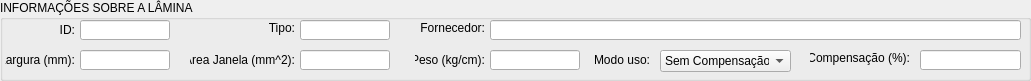
  <widget class="QGroupBox" name="groupBox_lamina">
   <property name="geometry">
    <rect>
     <x>10</x>
     <y>430</y>
     <width>1031</width>
     <height>81</height>
    </rect>
   </property>
   <property name="title">
    <string>INFORMAÇÕES SOBRE A LÂMINA</string>
   </property>
   <widget class="QLineEdit" name="lineEdit_laminaCompensation">
    <property name="geometry">
     <rect>
      <x>920</x>
      <y>50</y>
      <width>101</width>
      <height>20</height>
     </rect>
    </property>
    <property name="text">
     <string/>
    </property>
   </widget>
   <widget class="QLineEdit" name="lineEdit_laminaWidth">
    <property name="geometry">
     <rect>
      <x>80</x>
      <y>50</y>
      <width>90</width>
      <height>20</height>
     </rect>
    </property>
   </widget>
   <widget class="QLineEdit" name="lineEdit_laminaWindowArea">
    <property name="geometry">
     <rect>
      <x>300</x>
      <y>50</y>
      <width>90</width>
      <height>20</height>
     </rect>
    </property>
   </widget>
   <widget class="QLineEdit" name="lineEdit_laminaWeight">
    <property name="geometry">
     <rect>
      <x>490</x>
      <y>50</y>
      <width>90</width>
      <height>20</height>
     </rect>
    </property>
   </widget>
   <widget class="QLabel" name="label_laminaWeight">
    <property name="geometry">
     <rect>
      <x>415</x>
      <y>50</y>
      <width>70</width>
      <height>20</height>
     </rect>
    </property>
    <property name="text">
     <string>Peso (kg/cm):</string>
    </property>
    <property name="alignment">
     <set>Qt::AlignRight|Qt::AlignTrailing|Qt::AlignVCenter</set>
    </property>
   </widget>
   <widget class="QLabel" name="label_laminaWidth">
    <property name="geometry">
     <rect>
      <x>5</x>
      <y>50</y>
      <width>70</width>
      <height>20</height>
     </rect>
    </property>
    <property name="text">
     <string>Largura (mm):</string>
    </property>
    <property name="alignment">
     <set>Qt::AlignRight|Qt::AlignTrailing|Qt::AlignVCenter</set>
    </property>
   </widget>
   <widget class="QLabel" name="label_laminaType">
    <property name="geometry">
     <rect>
      <x>190</x>
      <y>20</y>
      <width>105</width>
      <height>16</height>
     </rect>
    </property>
    <property name="text">
     <string>Tipo:</string>
    </property>
    <property name="alignment">
     <set>Qt::AlignRight|Qt::AlignTrailing|Qt::AlignVCenter</set>
    </property>
   </widget>
   <widget class="QLineEdit" name="lineEdit_laminaID">
    <property name="geometry">
     <rect>
      <x>80</x>
      <y>20</y>
      <width>90</width>
      <height>20</height>
     </rect>
    </property>
   </widget>
   <widget class="QLabel" name="label_laminaArea">
    <property name="geometry">
     <rect>
      <x>190</x>
      <y>50</y>
      <width>105</width>
      <height>20</height>
     </rect>
    </property>
    <property name="text">
     <string>Area Janela (mm^2):</string>
    </property>
    <property name="alignment">
     <set>Qt::AlignRight|Qt::AlignTrailing|Qt::AlignVCenter</set>
    </property>
   </widget>
   <widget class="QLabel" name="label_laminaID">
    <property name="geometry">
     <rect>
      <x>5</x>
      <y>20</y>
      <width>70</width>
      <height>20</height>
     </rect>
    </property>
    <property name="text">
     <string>ID:</string>
    </property>
    <property name="alignment">
     <set>Qt::AlignRight|Qt::AlignTrailing|Qt::AlignVCenter</set>
    </property>
   </widget>
   <widget class="QLabel" name="label_laminaCompensation">
    <property name="geometry">
     <rect>
      <x>810</x>
      <y>50</y>
      <width>100</width>
      <height>16</height>
     </rect>
    </property>
    <property name="text">
     <string>Compensação (%):</string>
    </property>
    <property name="alignment">
     <set>Qt::AlignRight|Qt::AlignTrailing|Qt::AlignVCenter</set>
    </property>
   </widget>
   <widget class="QLineEdit" name="lineEdit_laminaType">
    <property name="geometry">
     <rect>
      <x>300</x>
      <y>20</y>
      <width>90</width>
      <height>20</height>
     </rect>
    </property>
   </widget>
   <widget class="QLabel" name="label_useMode">
    <property name="geometry">
     <rect>
      <x>580</x>
      <y>50</y>
      <width>70</width>
      <height>20</height>
     </rect>
    </property>
    <property name="text">
     <string>Modo uso:</string>
    </property>
    <property name="alignment">
     <set>Qt::AlignRight|Qt::AlignTrailing|Qt::AlignVCenter</set>
    </property>
   </widget>
   <widget class="QComboBox" name="comboBox_useMode">
    <property name="geometry">
     <rect>
      <x>660</x>
      <y>50</y>
      <width>131</width>
      <height>22</height>
     </rect>
    </property>
    <item>
     <property name="text">
      <string>Sem Compensação</string>
     </property>
    </item>
    <item>
     <property name="text">
      <string>Compensação Lâmina</string>
     </property>
    </item>
    <item>
     <property name="text">
      <string>Compensação Campo</string>
     </property>
    </item>
   </widget>
   <widget class="QLineEdit" name="lineEdit_laminaProvider">
    <property name="geometry">
     <rect>
      <x>490</x>
      <y>20</y>
      <width>531</width>
      <height>20</height>
     </rect>
    </property>
   </widget>
   <widget class="QLabel" name="label_laminaProvider">
    <property name="geometry">
     <rect>
      <x>415</x>
      <y>20</y>
      <width>70</width>
      <height>16</height>
     </rect>
    </property>
    <property name="text">
     <string>Fornecedor:</string>
    </property>
    <property name="alignment">
     <set>Qt::AlignRight|Qt::AlignTrailing|Qt::AlignVCenter</set>
    </property>
   </widget>
  </widget>
